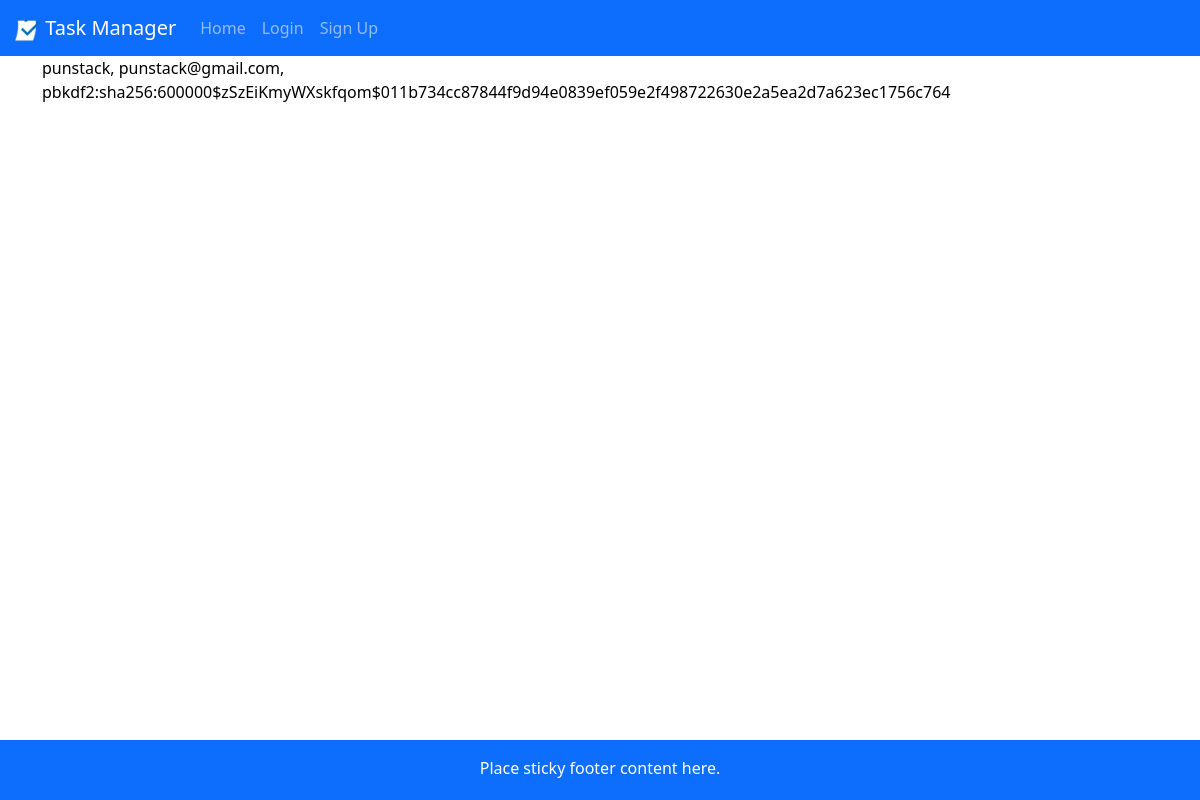
The app's page /view_users, older data.
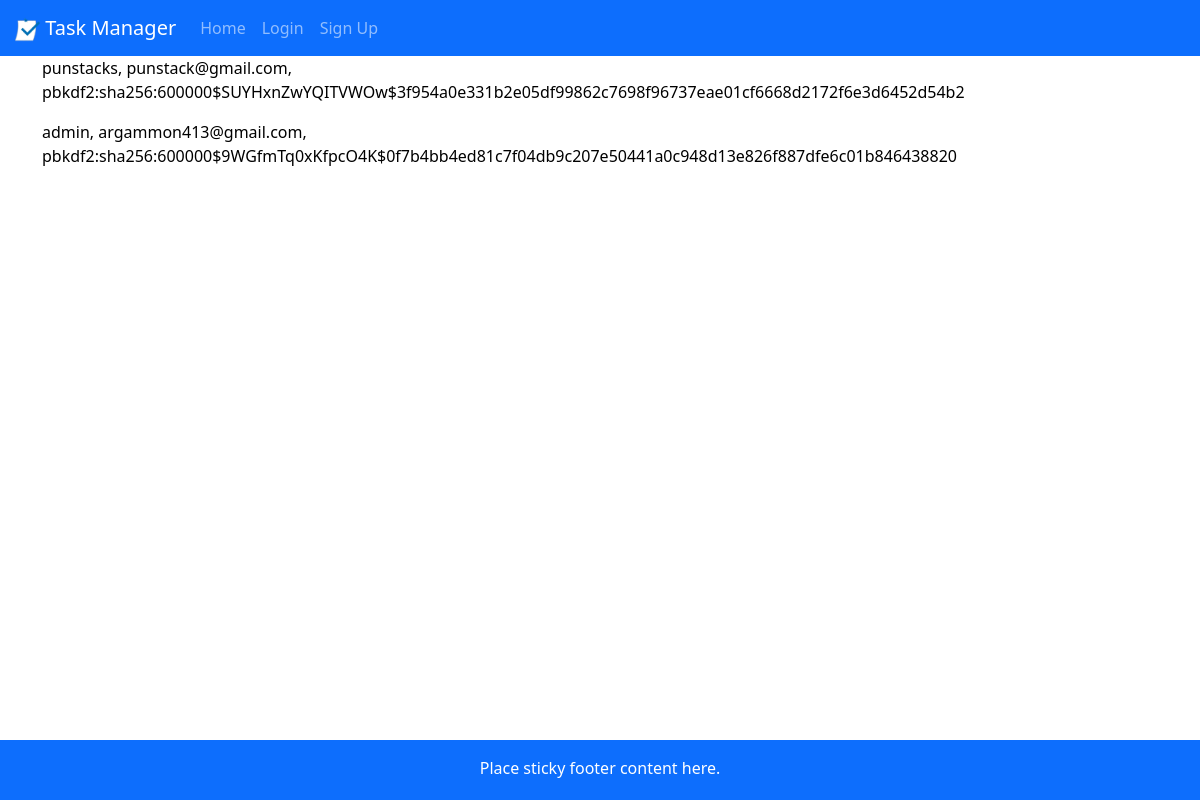
The same page, newer data.
### app.py (models this page shows, shortened)
class User(db.Model):
    __tablename__ = 'User'
    id = db.Column(db.Integer, primary_key = True)
    user = db.Column(db.String(20), unique = True, nullable = False) # stores original case of username
    user_lower = db.Column(db.String(20), unique = True, nullable = False) # stores lower case version of username
    email = db.Column(db.String(100), unique = True, nullable = False)
    email_lower = db.Column(db.String(100), unique = True, nullable = False)
    password = db.Column(db.String(50), nullable = False)

### app.py (the view)
@app.route("/view_users")
def view_users():
    return render_template("view_users.html", values=User.query.all())

### templates/view_users.html
{% extends "layout.html" %}
{% block content %}
{% for item in values %}
<p>{{item.user}}, {{item.email}}, {{item.password}}</p>
{% endfor %}
{% endblock %}

### templates/layout.html (shortened to what this page needs)
<!doctype html>
<html lang="en">
<head>
  <link rel="stylesheet" href="https://cdn.jsdelivr.net/npm/bootstrap@5.3.0-alpha1/dist/css/bootstrap.min.css">
  <link rel="stylesheet" type="text/css" href="{{ url_for('static', filename='style.css') }}">
</head>
<body>
  <nav class="navbar navbar-expand-lg navbar-dark bg-primary text-center">
    <a class="navbar-brand" href="/"><img src="{{ url_for('static', filename='task_manager_logo.png') }}"
        alt="Task Manager Logo" width="25" height="25"> Task Manager</a>
    <div class="collapse navbar-collapse" id="navbarText">
      <ul class="navbar-nav mr-auto">
        <li class="nav-item">
          <a class="nav-link {% block home_status %}{% endblock %}" href="/">Home</a>
        </li>
        {% if session.get("user") %}
        <li class="nav-item">
          <a class="nav-link {% block add_status %}{% endblock %}" href="/add-task">Add Task</a>
        </li>
        <li class="nav-item">
          <a class="nav-link {% block user_status %}{% endblock %}" href="{{url_for("user_page",
            user=session["user"])}}">My Profile</a>
        </li>
        <li class="nav-item">
          <a class="nav-link {% block settings_status %}{% endblock %}" href="/settings">Settings</a>
        </li>
        <li class="nav-item">
          <a class="nav-link" href="/logout">Log Out</a>
        </li>
        {% else %}
        <li class="nav-item">
          <a class="nav-link {% block login_status %}{% endblock %}" href="/login">Login</a>
        </li>
        <li class="nav-item">
          <a class="nav-link {% block signup_status %}{% endblock %}" href="/sign-up">Sign Up</a>
        </li>
        {% endif %}
      </ul>
    </div>
  </nav>
  <main class="flex-shrink-0">
    <div class="container">
      {% block content %}
      {% endblock %}
    </div>
  </main>
  <footer class="footer fixed-bottom mt-auto py-3 bg-primary">
    <div class="container">
      <span>Place sticky footer content here.</span>
    </div>
  </footer>
</body>
</html>

### static/style.css (style rules this page uses)
body { min-height: 100vh; display: flex; flex-direction: column; color: #000000 }
main { flex: 1; }
.navbar-brand { margin-left:15px !important; }
.footer { width: 100%; height: 60px; }
.footer .container { text-align: center; color: #ffffff }

### templates/layout.html (style rules this page uses)
html, body { height: 100%; margin: 0; }
body { display: flex; flex-direction: column; }
main { flex: 1; }
.footer { padding: 1rem; text-align: center; }

Row changes from the older to the newer data that the page shows:
changed User "punstack@gmail.com": user "punstack" → "punstacks"; password "pbkdf2:sha256:600000$zSzEiKmyWXskfqom$011b734cc87844f9d94e0839ef059e2f498722630e2a5ea2d7a623ec1756c764" → "pbkdf2:sha256:600000$SUYHxnZwYQITVWOw$3f954a0e331b2e05df99862c7698f96737eae01cf6668d2172f6e3d6452d54b2"
added User: user "admin", email "argammon413@gmail.com", password "pbkdf2:sha256:600000$9WGfmTq0xKfpcO4K$0f7b4bb4ed81c7f04db9c207e50441a0c948d13e826f887dfe6c01b846438820"
